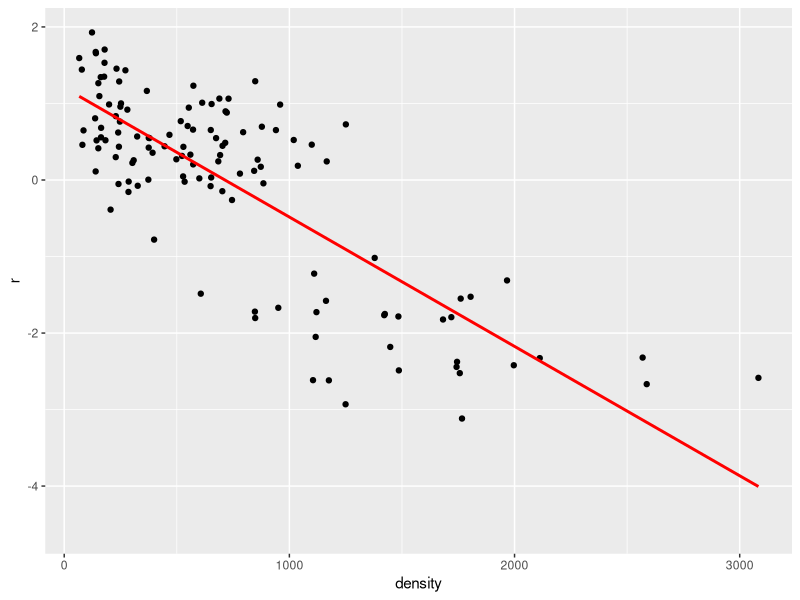
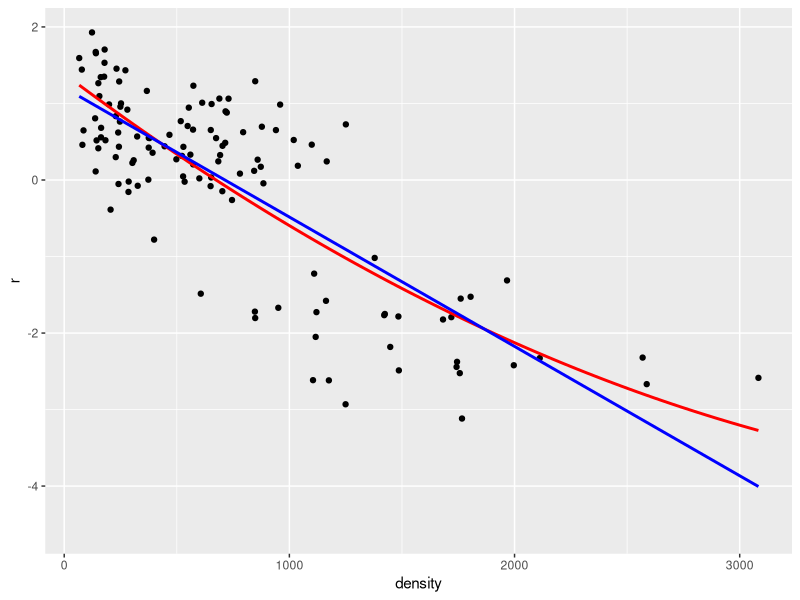

Source code (R) for these figures, in order:
## ---- chunk 1
knitr::opts_chunk$set(echo = TRUE)
## ---- chunk 2
# Preliminaries -----------------------------------------------------------
library(tidyverse)

# Get input data ----------------------------------------------------------
df <- read.csv(file="../CleanData/CleanBromusData.csv",comment.char="#")
df <- df[,-ncol(df)]                 # remove empty final column
df_clean <- df[complete.cases(df),]  # remove 4 missing lambda

df_preds <- df_clean[,8:18]           # create dataframe of predictor variables
df_clean$r <- log(df_clean$Lambda)    # create response variable r from log(lambda)
## ---- chunk 3
# Function Model Fit ------------------------------------------------------
# inputs: response variable, predictor variable
# outputs: adjusted r2 for linear and quadratic regression models

quad_fit <- function(x=df_clean$Snow.Cover, y=df_clean$r){
  M1 <- summary(lm(y~x))
  M2 <- summary(lm(y~poly(x,2)))
  return(c(M1$adj.r.squared,M2$adj.r.squared))
}
# -------------------------------------------------------------------------
# map all predictor variables to quad_fit
summary_df <- map(df_preds,quad_fit,y=df_clean$r)

# put into a summary data frame and add column labels
summary_df <- t(bind_rows(summary_df))
colnames(summary_df) <- c("Linear","Quadratic")
# -------------------------------------------------------------------------
## ---- chunk 4
print(summary_df)
## ---- chunk 5
# best variables are:
# snow.cover (6)
# density (1)
# winter precip total. (11) 
# grow season precip rain (3)

best_preds <- df_preds[,c(6,1,11,3)]
  
y <- df_clean$r
x_1 <- best_preds[,1]
x_2 <- best_preds[,2]
x_3 <- best_preds[,3]
x_4 <- best_preds[,4]

final_df <- data.frame(r=y,
                       snow_cover=x_1,
                       density=x_2,
                       win_precip <- x_3,
                       gs_rain <- x_4)

model_dd <- summary(lm(data=final_df,r~density))
print(model_dd)
ggplot(data=final_df,aes(x=density,y=r)) +
  geom_point() +
  stat_smooth(method="lm", se=TRUE, fill=NA,
                formula=y ~ poly(x, 1, raw=TRUE),colour="red") 
## ---- chunk 6
model_dd <- summary(lm(data=final_df,r~poly(density,2)))
print(model_dd)
ggplot(data=final_df,aes(x=density,y=r)) +
  geom_point() +
  stat_smooth(method="lm", se=TRUE, fill=NA,
                formula=y ~ poly(x, 2, raw=TRUE),colour="red") +
  stat_smooth(method="lm", se=TRUE, fill=NA,
                formula=y ~ poly(x, 1, raw=TRUE),colour="blue")
